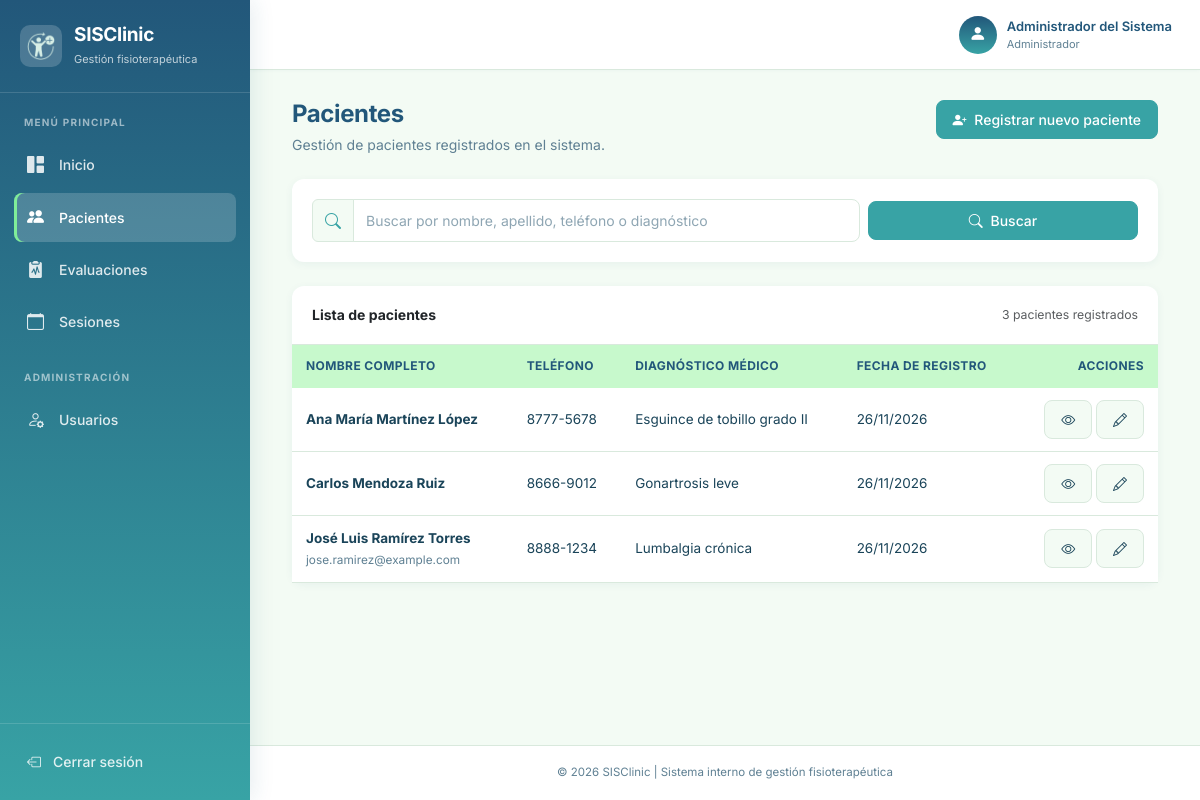
Page /modules/pacientes/index.php (signed in) on the committed database.
### tables this page shows
CREATE TABLE pacientes (
    id_paciente        INT AUTO_INCREMENT PRIMARY KEY,
    nombres            VARCHAR(100) NOT NULL,
    apellidos          VARCHAR(100) NOT NULL,
    fecha_nacimiento   DATE         NOT NULL,
    sexo               ENUM('Femenino','Masculino') NOT NULL,
    telefono           VARCHAR(20)  NOT NULL,
    correo             VARCHAR(100) NULL,
    direccion          VARCHAR(200) NULL,
    motivo_consulta    TEXT         NOT NULL,
    diagnostico_medico TEXT         NULL,
    antecedentes       TEXT         NULL,
    observaciones      TEXT         NULL,
    fecha_registro     TIMESTAMP    NOT NULL DEFAULT CURRENT_TIMESTAMP
);

### modules/pacientes/index.php (the view, shortened to what this page needs)
<?php
require_once __DIR__ . '/../../conexion.php';
require_once __DIR__ . '/../../includes/header.php';
require_once __DIR__ . '/../../includes/navbar.php';
$busqueda = trim($_GET['q'] ?? '');
if ($busqueda !== '') {
    $termino = '%' . $busqueda . '%';
    $sql = "SELECT id_paciente, nombres, apellidos, telefono, correo, diagnostico_medico, fecha_registro
            FROM pacientes
            WHERE nombres LIKE ?
               OR apellidos LIKE ?
               OR telefono LIKE ?
               OR diagnostico_medico LIKE ?
            ORDER BY apellidos, nombres
            LIMIT 100";
    $stmt = mysqli_prepare($con, $sql);
    mysqli_stmt_bind_param($stmt, 'ssss', $termino, $termino, $termino, $termino);
} else {
    $sql = "SELECT id_paciente, nombres, apellidos, telefono, correo, diagnostico_medico, fecha_registro
            FROM pacientes
            ORDER BY apellidos, nombres
            LIMIT 100";
    $stmt = mysqli_prepare($con, $sql);
}
mysqli_stmt_execute($stmt);
$resultado = mysqli_stmt_get_result($stmt);
$total_resultados = mysqli_num_rows($resultado);
$res_total = mysqli_query($con, "SELECT COUNT(*) AS total FROM pacientes");
$total_pacientes = (int) ($res_total ? mysqli_fetch_assoc($res_total)['total'] : 0);
?>
<div class="container-fluid">
    <div class="d-flex justify-content-between align-items-start flex-wrap gap-3 mb-4">
        <div>
            <h1 class="page-title">Pacientes</h1>
            <p class="page-subtitle mb-0">
                Gestión de pacientes registrados en el sistema.
            </p>
        </div>
        <a href="<?= BASE_URL ?>/modules/pacientes/registrar.php" class="btn btn-primary">
            <i class="bi bi-person-plus-fill me-1"></i>
            Registrar nuevo paciente
        </a>
    </div>
    <div class="card mb-4">
        <div class="card-body">
            <form method="GET" action="index.php" class="row g-2 align-items-center">
                <div class="col-md-8">
                    <div class="input-group">
                        <span class="input-group-text">
                            <i class="bi bi-search"></i>
                        </span>
                        <input
                            type="text"
                            class="form-control"
                            name="q"
                            placeholder="Buscar por nombre, apellido, teléfono o diagnóstico"
                            value="<?= htmlspecialchars($busqueda) ?>">
                    </div>
                </div>
                <div class="col-md-4 d-flex gap-2">
                    <button type="submit" class="btn btn-primary flex-fill">
                        <i class="bi bi-search me-1"></i> Buscar
                    </button>
                </div>
            </form>
        </div>
    </div>
    <div class="card">
        <div class="card-header d-flex justify-content-between align-items-center">
            <strong>
                <?php if ($busqueda !== ''): ?>
                    Resultados de búsqueda
                <?php else: ?>
                    Lista de pacientes
                <?php endif; ?>
            </strong>
            <small class="text-muted">
                <?php if ($busqueda !== ''): ?>
                    <?= $total_resultados ?> resultado<?= $total_resultados === 1 ? '' : 's' ?>
                    de <?= $total_pacientes ?> en total
                <?php else: ?>
                    <?= $total_pacientes ?> paciente<?= $total_pacientes === 1 ? '' : 's' ?> registrado<?= $total_pacientes === 1 ? '' : 's' ?>
                <?php endif; ?>
            </small>
        </div>
        <?php if ($total_resultados === 0): ?>
            <div class="card-body text-center py-5">
                <i class="bi bi-inbox" style="font-size: 40px; color: var(--color-muted);"></i>
                <p class="mt-3 mb-0" style="color: var(--color-muted);">
                    <?php if ($busqueda !== ''): ?>
                        No se encontraron pacientes que coincidan con
                        <strong>"<?= htmlspecialchars($busqueda) ?>"</strong>.
                    <?php else: ?>
                        Aún no hay pacientes registrados en el sistema.
                    <?php endif; ?>
                </p>
            </div>
        <?php else: ?>
            <div class="table-responsive">
                <table class="table table-hover align-middle mb-0">
                    <thead>
                        <tr>
                            <th>Nombre completo</th>
                            <th>Teléfono</th>
                            <th>Diagnóstico médico</th>
                            <th>Fecha de registro</th>
                            <th class="text-end">Acciones</th>
                        </tr>
                    </thead>
                    <tbody>
                        <?php while ($p = mysqli_fetch_assoc($resultado)): ?>
                            <tr>
                                <td>
                                    <strong>
                                        <?= htmlspecialchars($p['nombres'] . ' ' . $p['apellidos']) ?>
                                    </strong>
                                    <?php if (!empty($p['correo'])): ?>
                                        <br>
                                        <small style="color: var(--color-muted);">
                                            <?= htmlspecialchars($p['correo']) ?>
                                        </small>
                                    <?php endif; ?>
                                </td>
                                <td><?= htmlspecialchars($p['telefono']) ?></td>
                                <td>
                                    <?php if (!empty($p['diagnostico_medico'])): ?>
                                        <?= htmlspecialchars($p['diagnostico_medico']) ?>
                                    <?php else: ?>
                                        <span style="color: var(--color-muted);">—</span>
                                    <?php endif; ?>
                                </td>
                                <td>
                                    <?= htmlspecialchars(date('d/m/Y', strtotime($p['fecha_registro']))) ?>
                                </td>
                                <td class="text-end">
                                    <a
                                        href="<?= BASE_URL ?>/modules/pacientes/ver.php?id=<?= (int) $p['id_paciente'] ?>"
                                        class="btn btn-sm btn-light"
                                        title="Ver expediente">
                                        <i class="bi bi-eye"></i>
                                    </a>
                                    <a
                                        href="<?= BASE_URL ?>/modules/pacientes/editar.php?id=<?= (int) $p['id_paciente'] ?>"
                                        class="btn btn-sm btn-light"
                                        title="Editar">
                                        <i class="bi bi-pencil"></i>
                                    </a>
                                </td>
                            </tr>
                        <?php endwhile; ?>
                    </tbody>
                </table>
            </div>
        <?php endif; ?>
    </div>
</div>
<?php require_once __DIR__ . '/../../includes/footer.php'; ?>

### css/styles.css (style rules this page uses)
:root { --baltic-blue: #22577a; --tropical-teal: #38a3a5; --emerald: #57cc99; --light-green: #80ed99; --tea-green: #c7f9cc; --color-primary: var(--tropical-teal); --color-soft: var(--emerald); --color-dark: var(--baltic-blue); --color-success: var(--emerald); --color-accent: var(--light-green); --color-white: #ffffff; --color-light: var(--tea-green); --color-background: #f3fbf4; --color-text: #1a4459; --color-muted: #5f8093; --color-border: #d9e9dd; --sidebar-width: 250px; --sidebar-gradient: linear-gradient(180deg, #22577a 0%, #38a3a5 100%); --shadow-sm: 0 2px 8px rgba(34, 87, 122, 0.06); --shadow-md: 0 6px 20px rgba(34, 87, 122, 0.10); --shadow-lg: 0 10px 35px rgba(34, 87, 122, 0.14); --radius-sm: 8px; --radius: 12px; --radius-lg: 16px; }
* { margin: 0; padding: 0; box-sizing: border-box; }
body { font-family: 'Inter', -apple-system, BlinkMacSystemFont, Arial, sans-serif; background-color: var(--color-background); color: var(--color-text); font-size: 14px; line-height: 1.55; -webkit-font-smoothing: antialiased; }
a { text-decoration: none; color: var(--color-primary); }
.page-title { color: var(--color-dark); font-size: 24px; font-weight: 700; letter-spacing: -0.4px; margin-bottom: 5px; }
.page-subtitle { color: var(--color-muted); font-size: 14px; margin-bottom: 25px; }
.card { border: none; border-radius: var(--radius); box-shadow: var(--shadow-sm); background-color: var(--color-white); transition: box-shadow 0.2s ease, transform 0.2s ease; }
.card-header { background-color: transparent; border-bottom: 1px solid var(--color-border); padding: 18px 20px; }
.card-body { padding: 20px; }
.btn { font-weight: 500; border-radius: var(--radius-sm); padding: 8px 16px; font-size: 14px; transition: all 0.15s ease; }
.btn-primary { background-color: var(--color-primary); border-color: var(--color-primary); }
.btn-light { background-color: var(--color-background); border-color: var(--color-border); color: var(--color-text); }
.form-control, .form-select { border: 1px solid var(--color-border); border-radius: var(--radius-sm); padding: 10px 12px; font-size: 14px; color: var(--color-text); transition: border-color 0.15s ease, box-shadow 0.15s ease; }
.form-control::placeholder { color: var(--color-muted); opacity: 0.7; }
.input-group-text { background-color: var(--color-background); border: 1px solid var(--color-border); color: var(--color-primary); }
.table { margin-bottom: 0; color: var(--color-text); }
.table thead th { background-color: var(--color-light); color: var(--color-dark); font-size: 12px; font-weight: 700; text-transform: uppercase; letter-spacing: 0.4px; border-bottom: none; padding: 12px 14px; }
.table tbody td { font-size: 13.5px; vertical-align: middle; color: var(--color-text); padding: 12px 14px; border-color: var(--color-border); }
.table tbody tr { transition: background-color 0.15s ease; }

### rows in the picture
pacientes: nombres+apellidos "Ana María Martínez López", telefono "8777-5678", diagnostico_medico "Esguince de tobillo grado II", fecha_registro "26/11/2026"
pacientes: nombres+apellidos "Carlos Mendoza Ruiz", telefono "8666-9012", diagnostico_medico "Gonartrosis leve", fecha_registro "26/11/2026"
pacientes: nombres+apellidos "José Luis Ramírez Torres", correo "jose.ramirez@example.com", telefono "8888-1234", diagnostico_medico "Lumbalgia crónica", fecha_registro "26/11/2026"

### other values in the picture
$nombre_usuario "Administrador del Sistema"
$rol_usuario "Administrador"
$total_pacientes "3"
